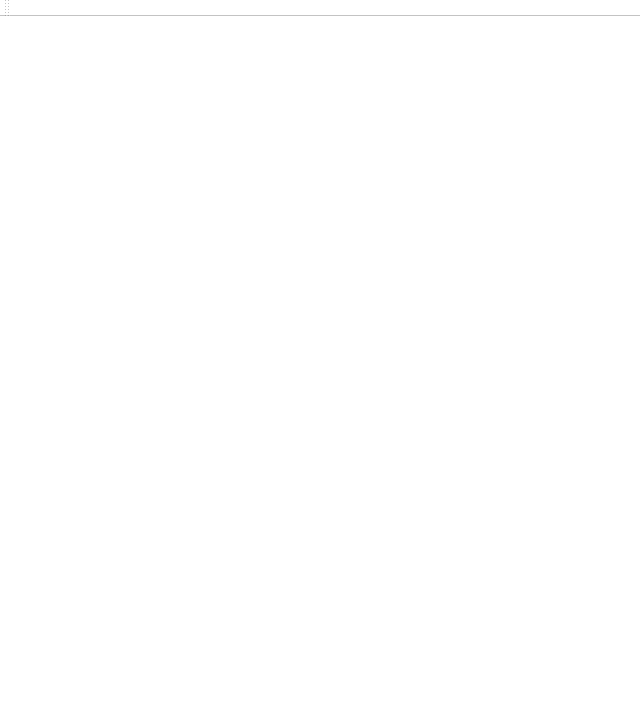
<?xml version="1.0" encoding="UTF-8"?>
<ui version="4.0">
 <class>ScribbleAreaClass</class>
 <widget class="QMainWindow" name="ScribbleAreaClass">
  <property name="geometry">
   <rect>
    <x>0</x>
    <y>0</y>
    <width>640</width>
    <height>720</height>
   </rect>
  </property>
  <property name="windowTitle">
   <string>ScribbleArea</string>
  </property>
  <property name="styleSheet">
   <string notr="true">background-color: rgb(255,255,255);</string>
  </property>
  <widget class="QWidget" name="centralWidget"/>
  <widget class="QMenuBar" name="menuBar">
   <property name="geometry">
    <rect>
     <x>0</x>
     <y>0</y>
     <width>640</width>
     <height>22</height>
    </rect>
   </property>
  </widget>
  <widget class="QToolBar" name="mainToolBar">
   <attribute name="toolBarArea">
    <enum>TopToolBarArea</enum>
   </attribute>
   <attribute name="toolBarBreak">
    <bool>false</bool>
   </attribute>
  </widget>
  <widget class="QStatusBar" name="statusBar"/>
 </widget>
 <layoutdefault spacing="6" margin="11"/>
 <resources/>
 <connections/>
</ui>
